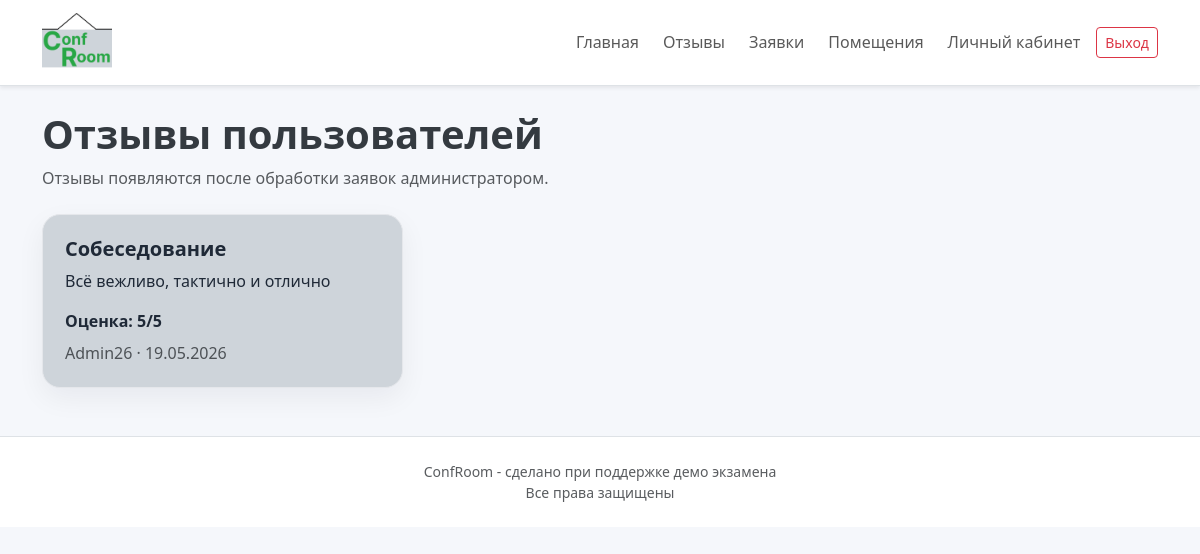
Screenshot of /reviews/ (signed in) with the database file from the repository.
### booking/models.py (models this page shows, shortened)
class Review(models.Model):
    booking = models.OneToOneField(BookingRequest, on_delete=models.CASCADE, verbose_name='Заявка')
    user = models.ForeignKey(User, on_delete=models.CASCADE, verbose_name='Пользователь')
    text = models.TextField('Отзыв')
    rating = models.PositiveSmallIntegerField('Оценка', default=5)
    created_at = models.DateTimeField('Дата отзыва', auto_now_add=True)
    class Meta:
        verbose_name = 'Отзыв'
        verbose_name_plural = 'Отзывы'
        ordering = ['-created_at']

class BookingRequest(models.Model):
    class Status(models.TextChoices):
        NEW = 'new', 'Новая'
        APPOINTED = 'appointed', 'Мероприятие назначено'
        COMPLETED = 'completed', 'Мероприятие завершено'
    class PaymentMethod(models.TextChoices):
        CASH = 'cash', 'Наличниые'
        CARD = 'card', 'Банковская карта'
        INVOICE = 'invoice', 'Безнал'
    user = models.ForeignKey(User, on_delete=models.CASCADE, verbose_name='Пользователь')
    room = models.ForeignKey(Room, on_delete=models.PROTECT, verbose_name='Помещение')
    event_name = models.CharField('Название мероприятия', max_length=160)
    event_date = models.DateField('Дата мероприятия')
    preferred_time = models.TimeField('Предпочтительное время')
    payment_method = models.CharField('Способ оплаты', max_length=20, choices=PaymentMethod.choices)
    status = models.CharField('Статус', max_length=20, choices=Status.choices, default=Status.NEW)
    admin_comment = models.TextField('Комментарий администратора', blank=True)
    created_at = models.DateTimeField('Дата создания', auto_now_add=True)
    updated_at = models.DateTimeField('Дата изменения', auto_now=True)
    class Meta:
        verbose_name = 'Заявка'
        verbose_name_plural = 'Заявки'
        ordering = ['-created_at']

### booking/views.py (the view)
# urls.py: path('reviews/', views.reviews_page, name='reviews'),
def reviews_page(request):
    reviews = Review.objects.select_related('user', 'booking', 'booking__room')
    return render(request, 'booking/reviews.html', {'reviews': reviews})

### templates/booking/reviews.html (shortened to what this page needs)
{% extends 'booking/base.html' %}
{% block content %}
<section class="mb-4">
  <h1 class="fw-bold dark-grey-txt">Отзывы пользователей</h1>
  <p class="text-muted">Отзывы появляются после обработки заявок администратором.</p>
</section>
<section class="row g-3">
  {% for review in reviews %}
    <div class="col-md-6 col-lg-4">
      <article class="simple-card h-100 back-light-grey">
        <h5 class="fw-bold">{{ review.booking.event_name }}</h5>
        <p>{{ review.text }}</p>
        <strong>Оценка: {{ review.rating }}/5</strong>
        <p class="text-muted mb-0 mt-2">{{ review.user.username }} · {{ review.created_at|date:"d.m.Y" }}</p>
      </article>
    </div>
  {% empty %}
    <div class="col-12"><div class="alert alert-light border">Отзывов пока нет.</div></div>
  {% endfor %}
</section>
{% endblock %}

### static/css/style.css (style rules this page uses)
body { background: #f5f7fb; color: #1f2937; }
.hero-card, .form-card, .simple-card, .table-card, .filter-card { background: #ffffff; border: 1px solid #e5e7eb; border-radius: 18px; box-shadow: 0 10px 28px rgba(15, 23, 42, .06); }
.simple-card { padding: 22px; transition: .2s ease; }
.back-light-grey { background-color: #CED4DA }
.dark-grey-txt { color: #343A40; }

### rows the page displays
Review: booking.event_name "Собеседование", text "Всё вежливо, тактично и отлично", rating "5", user.username "Admin26", created_at "19.05.2026"
